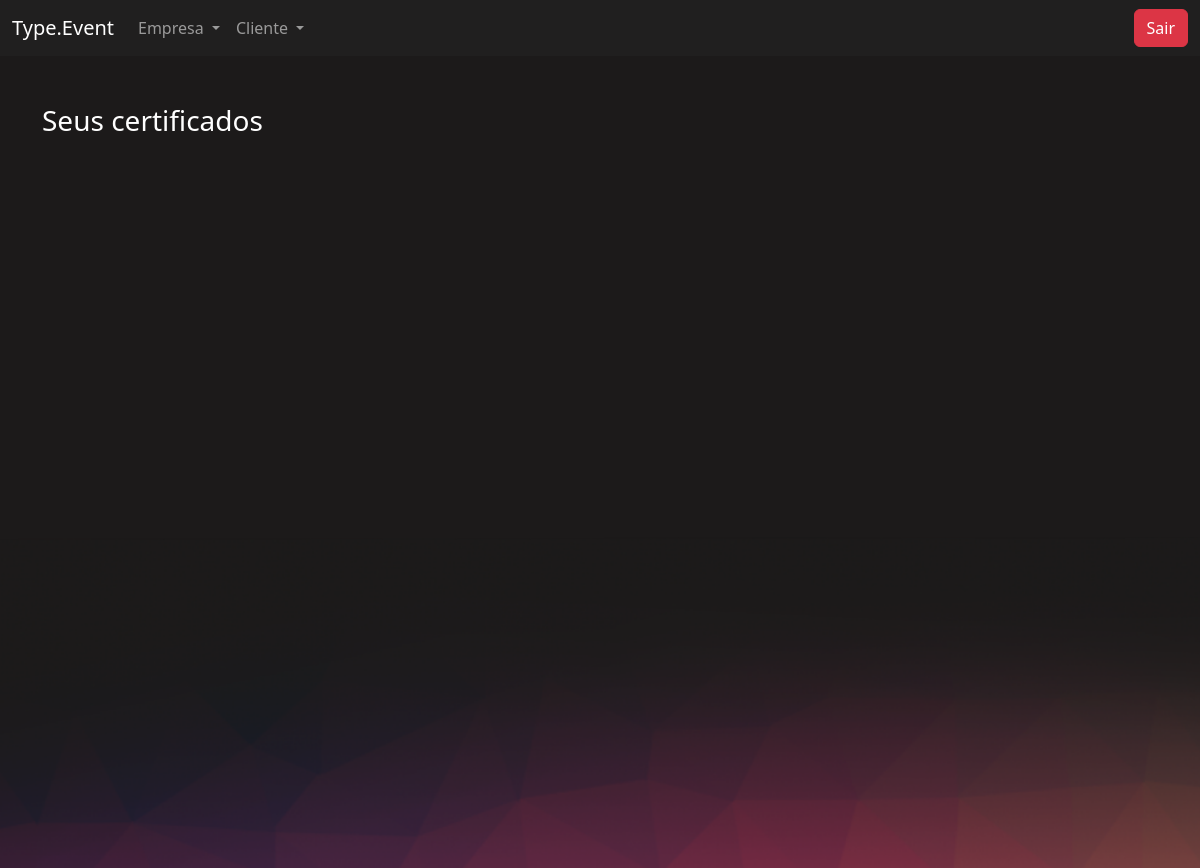
Page /clientes/meus_certificados/ (signed in) on the earlier database version.
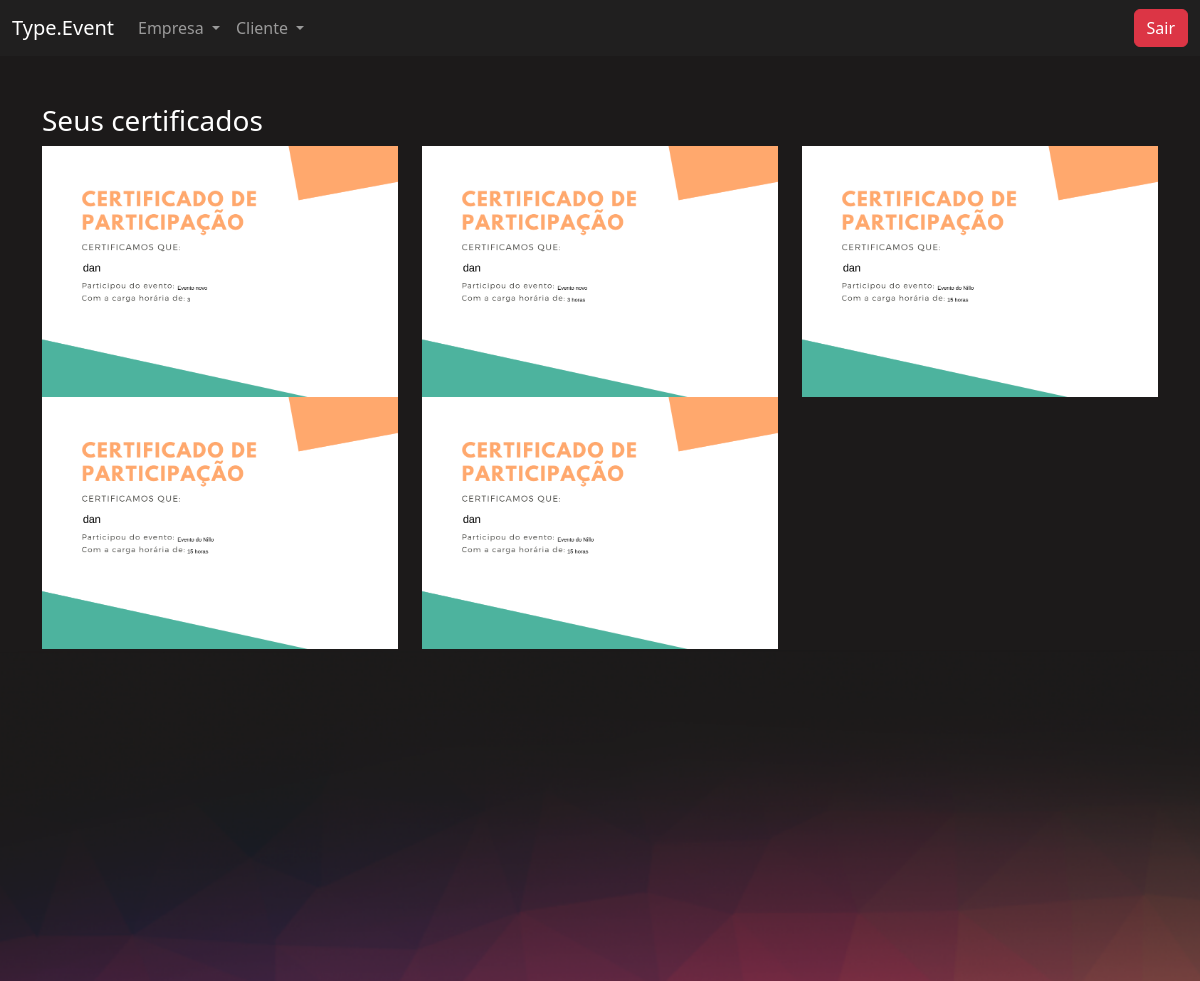
Same page on the later database version.
### eventos/models.py (models this page shows)
class Certificado(models.Model):
    certificado = ImageField(upload_to="certificados")
    participante = models.ForeignKey(User, on_delete=models.DO_NOTHING)
    evento = models.ForeignKey(Evento, on_delete=models.DO_NOTHING)

### clientes/views.py (the view)
# urls.py: path('meus_certificados/', views.meus_certificados, name="meus_certificados")
def meus_certificados(request):
    certificados = Certificado.objects.filter(participante=request.user)
    return render(request, 'meus_certificados.html', {'certificados': certificados})

### clientes/templates/meus_certificados.html
{% extends "bases/base_evento.html" %}
{% load static %}
{% block 'conteudo' %}
<div class="container">
    <br>
    <br>
    <h3>Seus certificados</h3>
    <div class="row">
        {% for certificado in certificados %}
            <div class="col-md-4">
                <img src="{{certificado.certificado.url}}" width="100%">
            </div>
        {% endfor %}
    </div>
</div>
{% endblock %}

### templates/bases/base_evento.html (shortened to what this page needs)
{% extends 'bases/base.html' %}
{% load static %}
{% block 'head' %}
    <link href="{% static 'eventos/css/evento.css' %}" rel="stylesheet">
    <link href="{% static 'usuarios/css/usuarios.css' %}" rel="stylesheet">
{% endblock %}
{% block 'body' %}
    <nav class="navbar navbar-expand-lg bg-body-tertiary navbar-color" data-bs-theme="dark">
        <div class="container-fluid">
            <a class="navbar-brand" href="#">Type.Event</a>
            <div class="collapse navbar-collapse" id="navbarNavDropdown">
            <ul class="navbar-nav">
                <li class="nav-item dropdown">
                    <a class="nav-link dropdown-toggle" href="#" role="button" data-bs-toggle="dropdown" aria-expanded="false">
                        Empresa
                    </a>
                </li>
                <li class="nav-item dropdown">
                    <a class="nav-link dropdown-toggle" href="#" role="button" data-bs-toggle="dropdown" aria-expanded="false">
                        Cliente
                    </a>
                </li>
            </ul>
            </div>
            <div class="logout">
                <a href="{% url 'logout' %}" class="btn btn-danger">Sair</a>
            </div>
        </div>
    </nav>
    <div style="min-height: 60vh">
        {% block 'conteudo' %}
        {% endblock %}
    </div>
    <div class="fundo-pagina">
    </div>
{% endblock %}

### templates/bases/base.html (shortened to what this page needs)
{% load static %}
<!doctype html>
<html lang="en">
  <head>
    <link rel="stylesheet" href="{% static 'geral/css/base.css' %}">
    <link href="https://cdn.jsdelivr.net/npm/bootstrap@5.3.0-alpha1/dist/css/bootstrap.min.css" rel="stylesheet">
    {% block 'head' %}{% endblock %}
  </head>
  <body>
    {% block 'body' %}{% endblock %}
  </body>
</html>

### templates/static/geral/css/base.css (style rules this page uses)
body { color: white !important; }
:root { --main-color: #201F1F; --dark-color: #1C1A1A; --contrast-color: #BE375F; --differential-color: #ED8554; }

### templates/static/eventos/css/evento.css (style rules this page uses)
.navbar-color { background-color: #201F1F !important; }
body { background-color: #1C1A1A; }
.fundo-pagina { background-image: url('/static/eventos/img/fundo_pagina.png'); height: 332px; background-size: cover; }

Differences in the rows shown:
added Certificado: certificado (picture)
added Certificado: certificado (picture)
added Certificado: certificado (picture)
added Certificado: certificado (picture)
added Certificado: certificado (picture)
